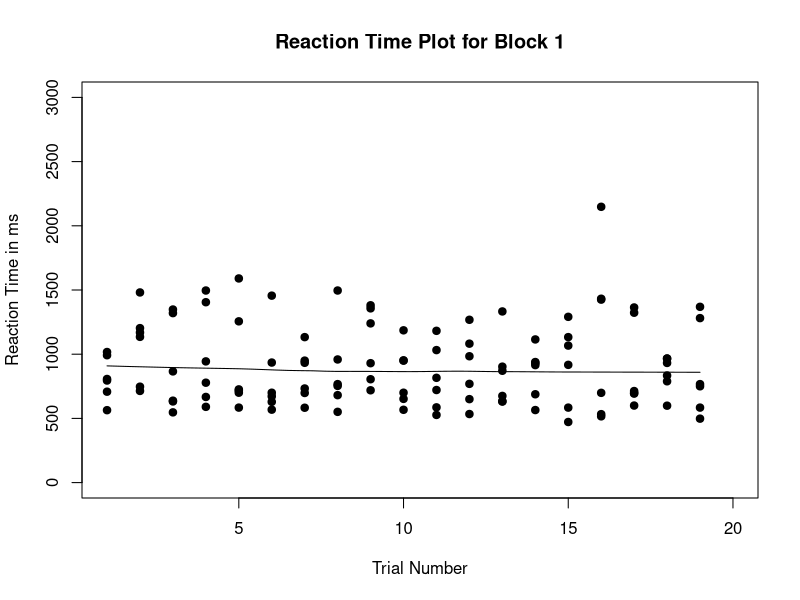
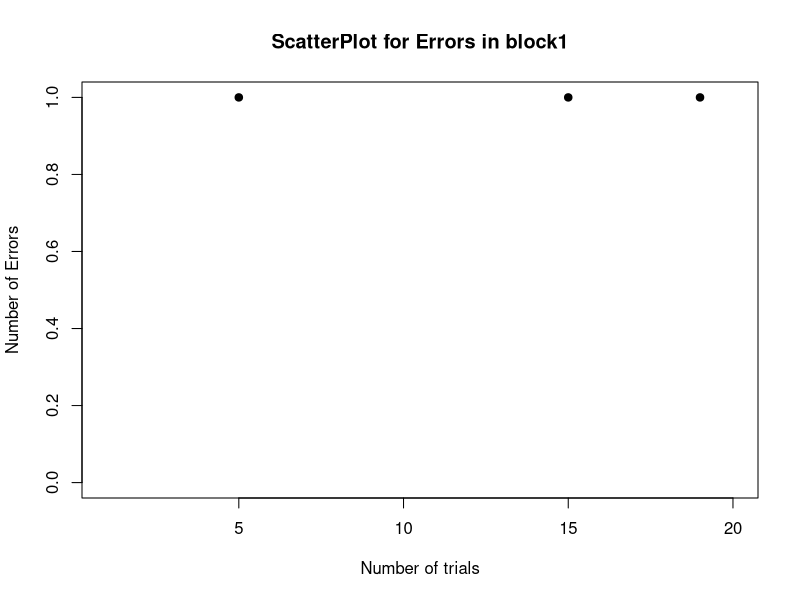

R code for these plots, in order:
#manipulations for block 1
blockOneData = read.csv("Block1.csv")
# Reaction Time Plot for Block 1
reactionTimeScatter = scatter.smooth(blockOneData$Trial, blockOneData$ResponseTime.ms., pch= ifelse(blockOneData$ResponseTime.ms. < 0, NaN, 19), xlab = "Trial Number", ylab = "Reaction Time in ms", main = "Reaction Time Plot for Block 1", xlim= c(1,20), ylim = c(0, 3000))
# ScatterPlot for Errors in block1
x=blockOneData$Trial
y=blockOneData$ErrorTimes
errorScatter = plot(x, y, pch = ifelse(y == 0, NaN, 19), xlab = "Number of trials", ylab = "Number of Errors", main = "ScatterPlot for Errors in block1", xlim= c(1,20), ylim = c(0,1))

# average completion time block 1
averageCompletionTime = mean(blockOneData$ResponseTime.ms.)
averageCompletionTime

# average number of errors block1
averageNumberOfErrors = mean(blockOneData$ErrorTimes)
averageNumberOfErrors